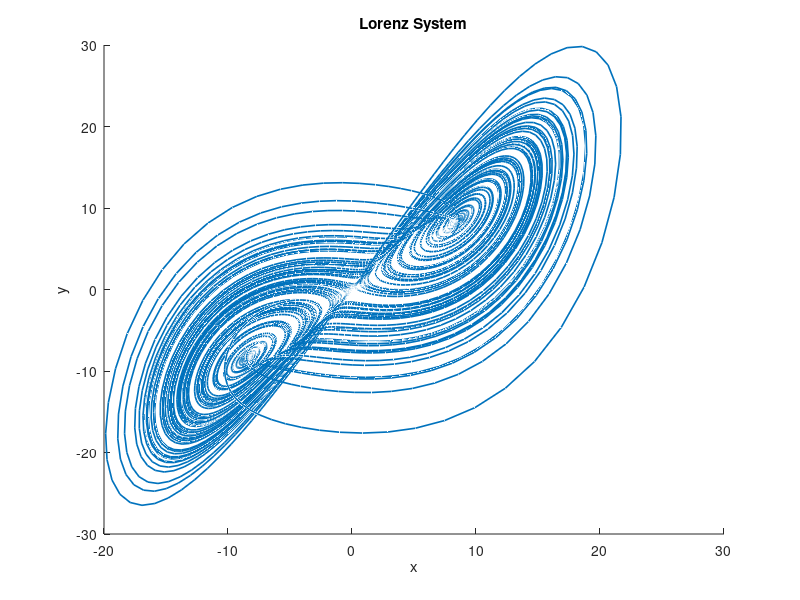

Source code (MATLAB):
clear all; clc; close all;

% Define parameters
sigma = 10;
beta = 8/3;
rho = 28;

A = [-10 10 0;
    8/3 -1 -1;
    0 0 28];

evalues = eig(A);

% Generate true state
N = 10000;
dt = 0.01;
x0 = [mvnrnd(0,1); mvnrnd(0,1); mvnrnd(0,1)];
xtrue = zeros(3,N);
xtrue(:,1) = x0;

for i = 2:N
    xtrue(1,i) = xtrue(1,i-1) + (sigma * (xtrue(2,i-1) - xtrue(1,i-1))) * dt;
    xtrue(2,i) = xtrue(2,i-1) + (rho * xtrue(1,i-1) - xtrue(2,i-1) - (xtrue(1,i-1) * xtrue(3,i-1))) * dt;
    xtrue(3,i) = xtrue(3,i-1) + (-beta * xtrue(3,i-1) + (xtrue(1,i-1) * xtrue(2,i-1))) * dt;
end

% Plot function
figure();
hold on;
plot3(xtrue(1,:), xtrue(2,:),xtrue(3,:),'LineWidth',1.2);
xlabel('x');
ylabel('y');
zlabel('z');
title('Lorenz System');

